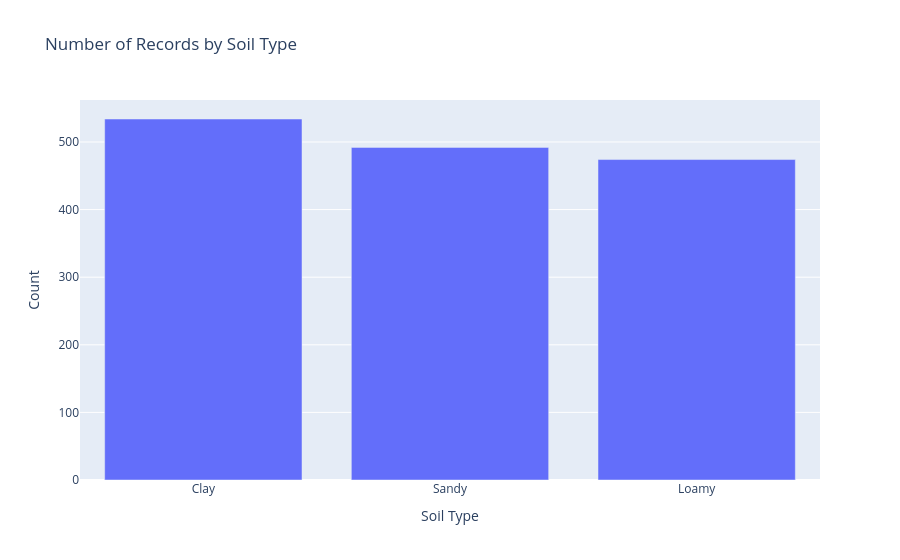

Here is the notebook cell this chart was saved with:
### Code cell
soil_counts = df['soil_type'].value_counts().reset_index()
soil_counts.columns = ['soil_type', 'count']

fig = px.bar(
    soil_counts,
    x='soil_type',
    y='count',
    title='Number of Records by Soil Type',
    labels={
        'soil_type': 'Soil Type',
        'count': 'Count'
    }
)

fig.show()

### Figure 1 — Plotly figure (JSON) as saved in the notebook; plotly's stock layout.template omitted (floating-point values rounded to 4 significant figures)
{"data": [{"hovertemplate": "Soil Type=%{x}<br>Count=%{y}<extra></extra>", "legendgroup": "", "marker": {"color": "#636efa", "pattern": {"shape": ""}}, "name": "", "orientation": "v", "showlegend": false, "textposition": "auto", "type": "bar", "x": ["Clay", "Sandy", "Loamy"], "xaxis": "x", "y": [534, 492, 474], "yaxis": "y"}], "layout": {"barmode": "relative", "legend": {"tracegroupgap": 0}, "title": {"text": "Number of Records by Soil Type"}, "xaxis": {"anchor": "y", "domain": [0, 1], "title": {"text": "Soil Type"}}, "yaxis": {"anchor": "x", "domain": [0, 1], "title": {"text": "Count"}}}}
